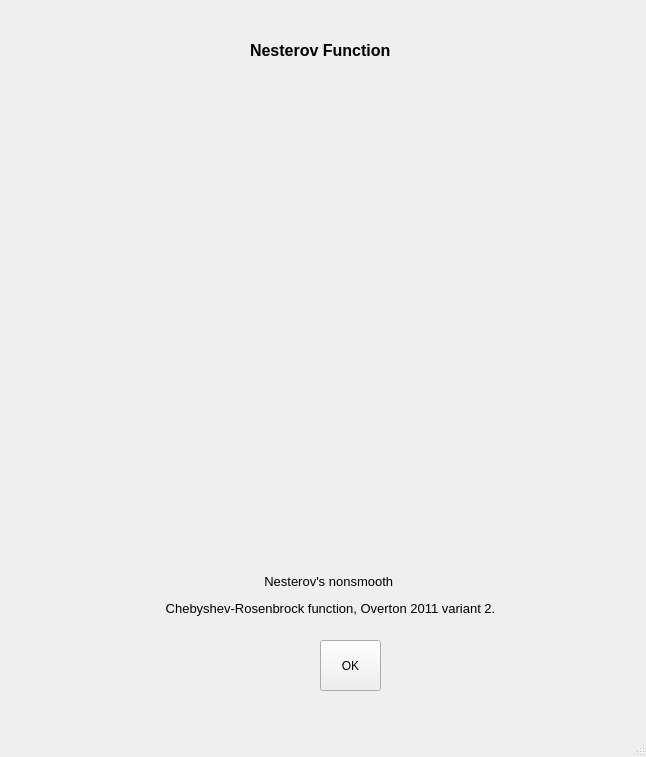
<?xml version="1.0" encoding="UTF-8"?>
<ui version="4.0">
 <class>MainWindow</class>
 <widget class="QMainWindow" name="MainWindow">
  <property name="geometry">
   <rect>
    <x>0</x>
    <y>0</y>
    <width>646</width>
    <height>757</height>
   </rect>
  </property>
  <property name="windowTitle">
   <string>MainWindow</string>
  </property>
  <widget class="QWidget" name="centralwidget">
   <widget class="QPushButton" name="okButton">
    <property name="geometry">
     <rect>
      <x>320</x>
      <y>640</y>
      <width>61</width>
      <height>51</height>
     </rect>
    </property>
    <property name="text">
     <string>OK</string>
    </property>
   </widget>
   <widget class="QLabel" name="label">
    <property name="geometry">
     <rect>
      <x>250</x>
      <y>40</y>
      <width>191</width>
      <height>21</height>
     </rect>
    </property>
    <property name="font">
     <font>
      <pointsize>12</pointsize>
      <weight>75</weight>
      <bold>true</bold>
     </font>
    </property>
    <property name="text">
     <string>Nesterov Function</string>
    </property>
   </widget>
   <widget class="QLabel" name="label_2">
    <property name="geometry">
     <rect>
      <x>60</x>
      <y>80</y>
      <width>541</width>
      <height>451</height>
     </rect>
    </property>
    <property name="text">
     <string/>
    </property>
    <property name="pixmap">
     <pixmap>images/nesterov.png</pixmap>
    </property>
    <property name="scaledContents">
     <bool>true</bool>
    </property>
   </widget>
   <widget class="QLabel" name="label_4">
    <property name="geometry">
     <rect>
      <x>50</x>
      <y>530</y>
      <width>561</width>
      <height>131</height>
     </rect>
    </property>
    <property name="font">
     <font>
      <pointsize>10</pointsize>
     </font>
    </property>
    <property name="text">
     <string>&lt;html&gt;&lt;head/&gt;&lt;body&gt;&lt;p align=&quot;center&quot;&gt;&lt;span style=&quot; font-family:'Helvetica'; color:#000000;&quot;&gt; Nesterov's nonsmooth &lt;/span&gt;&lt;/p&gt;&lt;p align=&quot;center&quot;&gt;&lt;span style=&quot; font-family:'Helvetica'; color:#000000;&quot;&gt;Chebyshev-Rosenbrock function, Overton 2011 variant 2.&lt;/span&gt;&lt;/p&gt;&lt;/body&gt;&lt;/html&gt;</string>
    </property>
   </widget>
  </widget>
  <widget class="QMenuBar" name="menubar">
   <property name="geometry">
    <rect>
     <x>0</x>
     <y>0</y>
     <width>646</width>
     <height>21</height>
    </rect>
   </property>
  </widget>
  <widget class="QStatusBar" name="statusbar"/>
 </widget>
 <resources>
  <include location="ImageResources.qrc"/>
 </resources>
 <connections/>
</ui>
